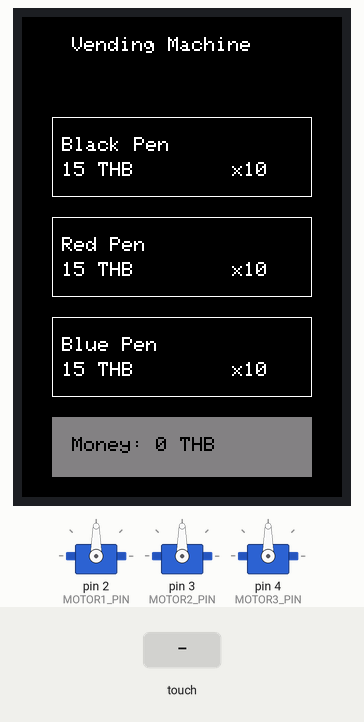
A sketch run on a simulated Arduino Uno, built with avr-gcc and run on an emulated ATmega328P. On the bench: 320×480 colour display, 3 × servo. Inputs (shaded band) come from the test bench.

Above: at 1.5 s.
1.6 s: touch panel pressed at 38 % / 30 % of its raw x / y range
At 2.3 s:
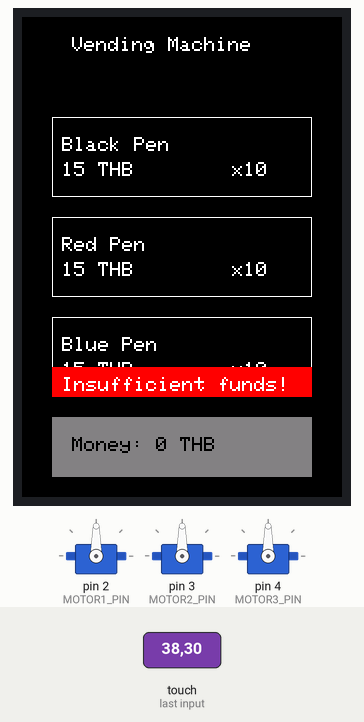
4.6 s: touch panel pressed at 38 % / 90 % of its raw x / y range
At 5.3 s:
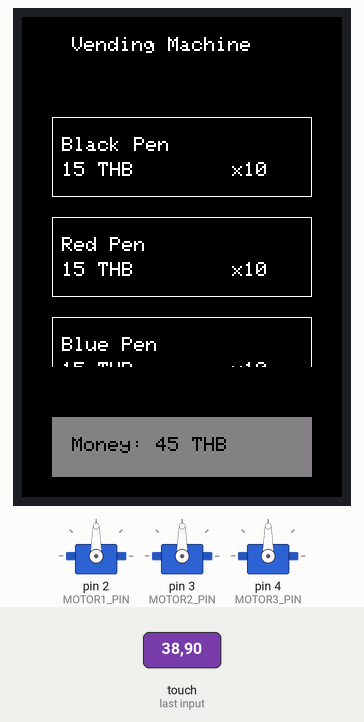
6.2 s: touch panel pressed at 62 % / 30 % of its raw x / y range
At 8.1 s:
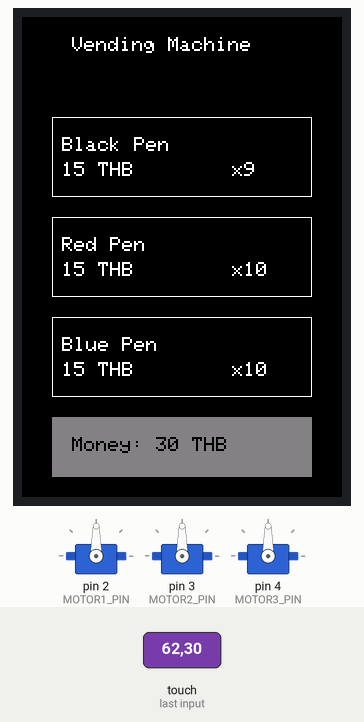
8.8 s: touch panel pressed at 62 % / 90 % of its raw x / y range
At 9.7 s:
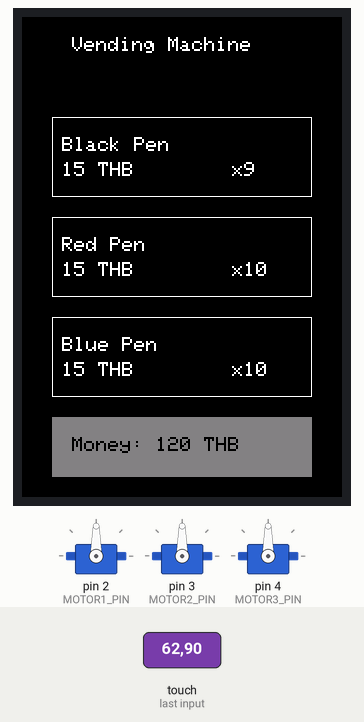
10.4 s: touch panel pressed at 38 % / 50 % of its raw x / y range
At 11.0 s:
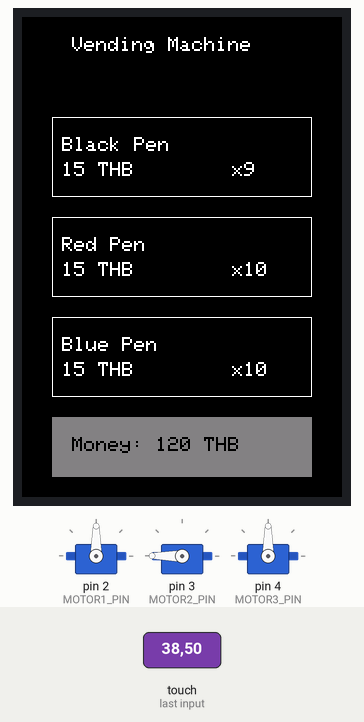
12.9 s: touch panel pressed at 38 % / 70 % of its raw x / y range
At 13.7 s:
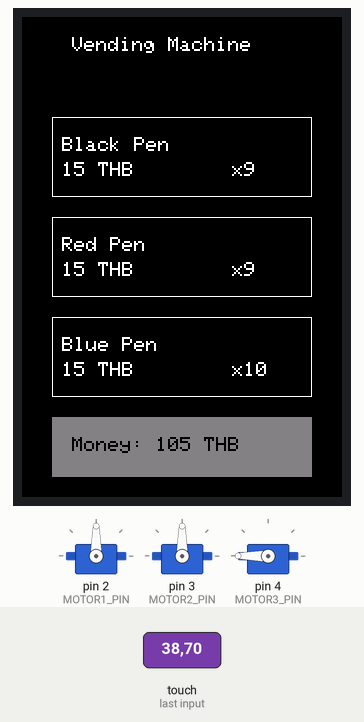
Timing chart, 0 to 15.9 s (numbered marks = the images above; inputs shaded):
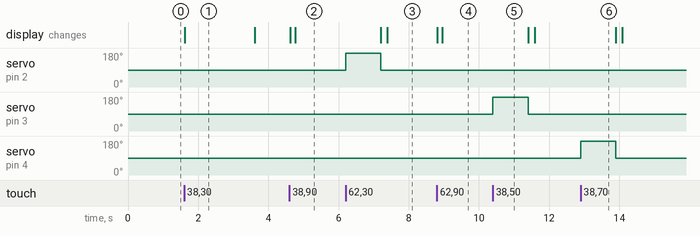

The sketch:

code.ino
```cpp
#include <Adafruit_GFX.h>    // Core graphics library
#include <MCUFRIEND_kbv.h> // Hardware-specific library
#include <TouchScreen.h>
#include <Servo.h>

// Pin definitions for the Touch Screen
#define YP A2  // must be an analog pin
#define XM A3  // must be an analog pin
#define YM 8   // can be a digital pin
#define XP 9   // can be a digital pin

// Touch Screen calibration
#define TS_MINX 150
#define TS_MINY 120
#define TS_MAXX 920
#define TS_MAXY 940

#define MINPRESSURE 10
#define MAXPRESSURE 1000

// Motor pins for dispensing
#define MOTOR1_PIN 2  // ปากกาดำ
#define MOTOR2_PIN 3  // ปากกาแดง
#define MOTOR3_PIN 4  // ปากกาน้ำเงิน

// Screen dimensions
#define SCREEN_WIDTH 320
#define SCREEN_HEIGHT 480

// Colors
#define BLACK   0x0000
#define BLUE    0x001F
#define RED     0xF800
#define GREEN   0x07E0
#define WHITE   0xFFFF
#define GRAY    0x8410

// Product structure
struct Product {
    String name;
    int price;
    int stock;
    int motorPin;
    int x;
    int y;
    int width;
    int height;
};

// Initialize objects
MCUFRIEND_kbv tft;
TouchScreen ts = TouchScreen(XP, YP, XM, YM, 300);
Servo motors[3];

// Products array
Product products[] = {
    {"Black Pen", 15, 10, MOTOR1_PIN, 30, 100, 260, 80},
    {"Red Pen", 15, 10, MOTOR2_PIN, 30, 200, 260, 80},
    {"Blue Pen", 15, 10, MOTOR3_PIN, 30, 300, 260, 80}
};

int currentMoney = 0;
int selectedProduct = -1;

void setup() {
    Serial.begin(9600);

    // Initialize screen
    tft.reset();
    uint16_t identifier = tft.readID();
    tft.begin(identifier);
    tft.setRotation(0);

    // Initialize motors
    for(int i = 0; i < 3; i++) {
        motors[i].attach(products[i].motorPin);
        motors[i].write(90);  // Initial position
    }

    drawMainScreen();
}

void loop() {
    digitalWrite(13, HIGH);
    TSPoint p = ts.getPoint();
    digitalWrite(13, LOW);

    // Restore pins that are used for touch sensing
    pinMode(XM, OUTPUT);
    pinMode(YP, OUTPUT);

    if (p.z > MINPRESSURE && p.z < MAXPRESSURE) {
        // Map touch coordinates
        p.x = map(p.x, TS_MINX, TS_MAXX, 0, SCREEN_WIDTH);
        p.y = map(p.y, TS_MINY, TS_MAXY, 0, SCREEN_HEIGHT);

        // Check for button presses
        checkProductSelection(p.x, p.y);
        checkMoneyButtons(p.x, p.y);
    }
}

void drawMainScreen() {
    tft.fillScreen(BLACK);
    tft.setTextSize(2);

    // Draw title
    tft.setTextColor(WHITE);
    tft.setCursor(50, 20);
    tft.print("Vending Machine");

    // Draw product buttons
    for(int i = 0; i < 3; i++) {
        drawProduct(products[i]);
    }

    // Draw money section
    drawMoneySection();
}

void drawProduct(Product product) {
    tft.drawRect(product.x, product.y, product.width, product.height, WHITE);
    tft.setCursor(product.x + 10, product.y + 20);
    tft.setTextColor(WHITE);
    tft.print(product.name);
    tft.setCursor(product.x + 10, product.y + 45);
    tft.print(String(product.price) + " THB");
    tft.setCursor(product.x + 180, product.y + 45);
    tft.print("x" + String(product.stock));
}

void drawMoneySection() {
    tft.fillRect(30, 400, 260, 60, GRAY);
    tft.setCursor(50, 420);
    tft.setTextColor(BLACK);
    tft.print("Money: ");
    tft.print(currentMoney);
    tft.print(" THB");
}

void checkProductSelection(int x, int y) {
    for(int i = 0; i < 3; i++) {
        if (x > products[i].x && x < (products[i].x + products[i].width) &&
            y > products[i].y && y < (products[i].y + products[i].height)) {
            if (products[i].stock > 0 && currentMoney >= products[i].price) {
                dispenseProduct(i);
                currentMoney -= products[i].price;
                products[i].stock--;
                drawMainScreen();
            } else {
                // Show error message
                tft.fillRect(30, 350, 260, 30, RED);
                tft.setCursor(40, 360);
                tft.setTextColor(WHITE);
                if (products[i].stock <= 0) {
                    tft.print("Out of stock!");
                } else {
                    tft.print("Insufficient funds!");
                }
                delay(2000);
                tft.fillRect(30, 350, 260, 30, BLACK);
            }
        }
    }
}

void dispenseProduct(int productIndex) {
    // Rotate servo to dispense product
    motors[productIndex].write(180);  // Rotate to dispense
    delay(1000);
    motors[productIndex].write(90);   // Return to original position
}

void checkMoneyButtons(int x, int y) {
    // Add money buttons (simplified for demo)
    if (y > 400 && y < 460) {
        if (x > 30 && x < 150) {
            currentMoney += 5;  // Add 5 baht
        } else if (x > 160 && x < 280) {
            currentMoney += 10; // Add 10 baht
        }
        drawMoneySection();
    }
}
```

Measured:
- after the input at 1.6 s, the display: changes at once (image 1)
- after the input at 4.6 s, the display: first changes at once (image 2 shows a later state)
- after the input at 6.2 s, servo on pin 2 (MOTOR1_PIN): 90° → 180° at once, → 90° 1.0 s later; the display: first changes after 1.0 s (image 3 shows a later state)
- after the input at 8.8 s, the display: first changes at once (image 4 shows a later state)
- after the input at 10.4 s, servo on pin 3 (MOTOR2_PIN): 90° → 180° at once, → 90° 1.0 s later
- after the input at 12.9 s, servo on pin 4 (MOTOR3_PIN): 90° → 180° at once, → 90° 1.0 s later
- what the display in image 1 shows lasts 2.0 s, from 1.6 s to 3.6 s
